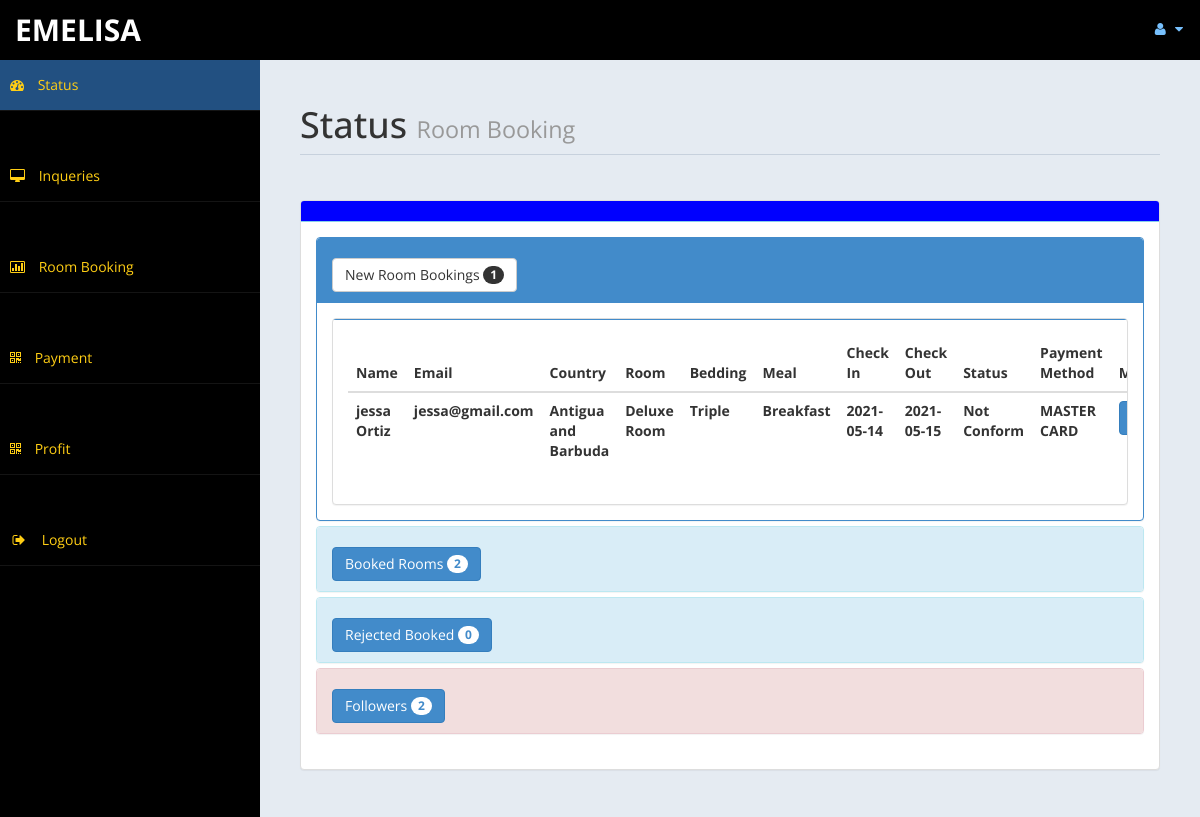
The page /admin/home.php (signed in) on the database as committed earlier.
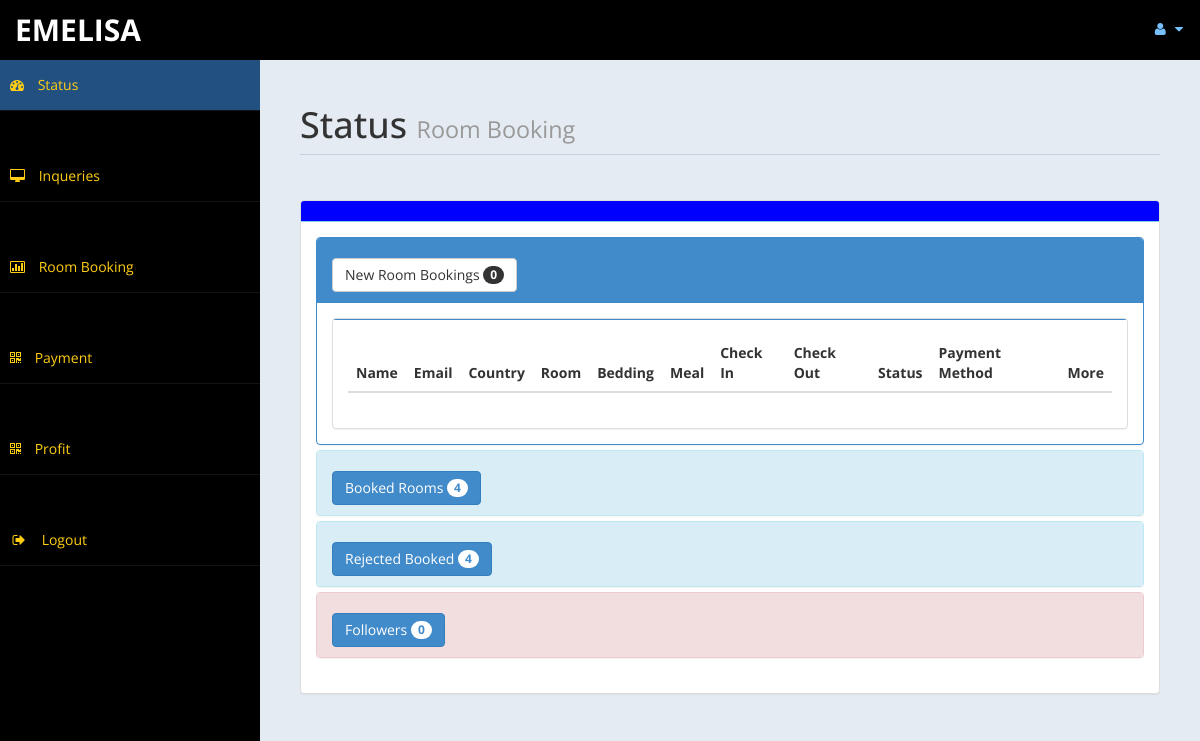
The same page on the database as committed later.
### tables this page shows
CREATE TABLE `roombook` (
  `id` int(10) UNSIGNED NOT NULL,
  `Title` varchar(5) DEFAULT NULL,
  `FName` text DEFAULT NULL,
  `LName` text DEFAULT NULL,
  `Email` varchar(50) DEFAULT NULL,
  `National` varchar(30) DEFAULT NULL,
  `Country` varchar(30) DEFAULT NULL,
  `Phone` text DEFAULT NULL,
  `TRoom` varchar(20) DEFAULT NULL,
  `NRoom` varchar(2) DEFAULT NULL,
  `Meal` varchar(15) DEFAULT NULL,
  `cin` date DEFAULT NULL,
  `cout` date DEFAULT NULL,
  `stat` varchar(15) DEFAULT NULL,
  `nodays` int(11) DEFAULT NULL,
  `pay` varchar(50) DEFAULT NULL
);

### admin/home.php (the view, shortened to what the changed rows need)
<!DOCTYPE html>
<html xmlns="http://www.w3.org/1999/xhtml">
<head>
    <link href="assets/css/bootstrap.css" rel="stylesheet" />
    <link href="assets/css/font-awesome.css" rel="stylesheet" />
    <link href="assets/js/morris/morris-0.4.3.min.css" rel="stylesheet" />
    <link href="assets/css/custom-styles.css" rel="stylesheet" />
</head>
<body>
    <div id="wrapper">
        <div id="page-wrapper">
            <div id="page-inner">
                <div class="row">
                    <div class="col-md-12">
                        <h1 class="page-header">
                            Status <small>Room Booking </small>
                        </h1>
                    </div>
                </div>
				<?php
						include ('db.php');
						$sql = "select * from roombook";
						$re = mysqli_query($con,$sql);
						$c =0;
						while($row=mysqli_fetch_array($re) )
						{
								$new = $row['stat'];
								if($new=="Not Conform")
								{
									$c = $c + 1;
								}
						}
				?>
					<div class="row">
                <div class="col-md-12">
                    <div class="panel panel-default">
                        <div class="panel-body">
                            <div class="panel-group" id="accordion">
							<div class="panel panel-primary">
                                    <div class="panel-heading">
                                        <h4 class="panel-title">
                                            <a data-toggle="collapse" data-parent="#accordion" href="#collapseTwo">
											<button class="btn btn-default" type="button">
												 New Room Bookings  <span class="badge"><?php echo $c ; ?></span>
											</button>
											</a>
                                        </h4>
                                    </div>
                                    <div id="collapseTwo" class="panel-collapse in" style="height: auto;">
                                        <div class="panel-body">
                                           <div class="panel panel-default">
                        <div class="panel-body">
                            <div class="table-responsive">
                                <table class="table">
                                    <thead>
                                        <tr>
                                            <th>Name</th>
                                            <th>Email</th>
                                            <th>Country</th>
											<th>Room</th>
											<th>Bedding</th>
											<th>Meal</th>
											<th>Check In</th>
											<th>Check Out</th>
											<th>Status</th>
                                            <th>Payment Method</th>
											<th>More</th>
                                        </tr>
                                    </thead>
                                    <tbody>
									<?php
									$tsql = "select * from roombook";
									$tre = mysqli_query($con,$tsql);
									while($trow=mysqli_fetch_array($tre) )
									{
										$co =$trow['stat'];
										if($co=="Not Conform")
										{
											echo"<tr>
												<th>".$trow['FName']." ".$trow['LName']."</th>
												<th>".$trow['Email']."</th>
												<th>".$trow['Country']."</th>
												<th>".$trow['TRoom']."</th>
												<th>".$trow['Bed']."</th>
												<th>".$trow['Meal']."</th>
												<th>".$trow['cin']."</th>
												<th>".$trow['cout']."</th>
												<th>".$trow['stat']."</th>
                                                <th>".$trow['pay']."</th>
												<th><a href='roombook.php?rid=".$trow['id']." ' class='btn btn-primary'>Action</a></th>
												</tr>";
										}
									}
									?>
                                    </tbody>
                                </table>
                            </div>
                        </div>
                    </div>
                                        </div>
                                    </div>
                                </div>
								<?php
								$rsql = "SELECT * FROM `roombook`";
								$rre = mysqli_query($con,$rsql);
								$r =0;
								while($row=mysqli_fetch_array($rre) )
								{
										$br = $row['stat'];
										if($br=="Conform")
										{
											$r = $r + 1;
										}
								}
								?>
                                <div class="panel panel-info">
                                    <div class="panel-heading">
                                        <h4 class="panel-title">
                                            <a data-toggle="collapse" data-parent="#accordion" href="#collapseOne" class="collapsed">
											<button class="btn btn-primary" type="button">
												 Booked Rooms  <span class="badge"><?php echo $r ; ?></span>
											</button>
											</a>
                                        </h4>
                                    </div>
                                </div>
                                <?php
                                $rsql = "SELECT * FROM `roombook`";
								$rre = mysqli_query($con,$rsql);
								$r =0;
								while($row=mysqli_fetch_array($rre) )
								{
										$br = $row['stat'];
										if($br=="Rejected")
										{
											$r = $r + 1;
										}
								}
								?>
                                <div class="panel panel-info">
                                    <div class="panel-heading">
                                        <h4 class="panel-title">
                                            <a data-toggle="collapse" data-parent="#accordion" href="#collapseFour" class="collapsed">
											<button class="btn btn-primary" type="button">
												 Rejected Booked  <span class="badge"><?php echo $r ; ?></span>
											</button>
											</a>
                                        </h4>
                                    </div>
                                </div>
                                <?php
								$fsql = "SELECT * FROM `contact`";
								$fre = mysqli_query($con,$fsql);
								$f =0;
								while($row=mysqli_fetch_array($fre) )
								{
										$f = $f + 1;
								}
								?>
                                <div class="panel panel-danger">
                                    <div class="panel-heading">
                                        <h4 class="panel-title">
                                            <a data-toggle="collapse" data-parent="#accordion" href="#collapseThree" class="collapsed">
											<button class="btn btn-primary" type="button">
												 Followers  <span class="badge"><?php echo $f ; ?></span>
											</button>
											</a>
                                        </h4>
                                    </div>
                                    </div>
                                </div>
                            </div>
                        </div>
                    </div>
                </div>
            </div>
            </div>
        </div>
</body>
</html>

Rows that differ between the two databases and show on the page:
no longer on this page (row edited): roombook: FName "jessa", LName "Ortiz", Email "jessa@gmail.com", Country "Antigua and Barbuda", TRoom "Deluxe Room", Bed "Triple", Meal "Breakfast", cin "2021-05-14", cout "2021-05-15", stat "Not Conform", pay "MASTER CARD"
Other text that changed with them:
$c: "1" → "0"
$r: "2" → "4"
$r: "0" → "4"
$f: "2" → "0"
